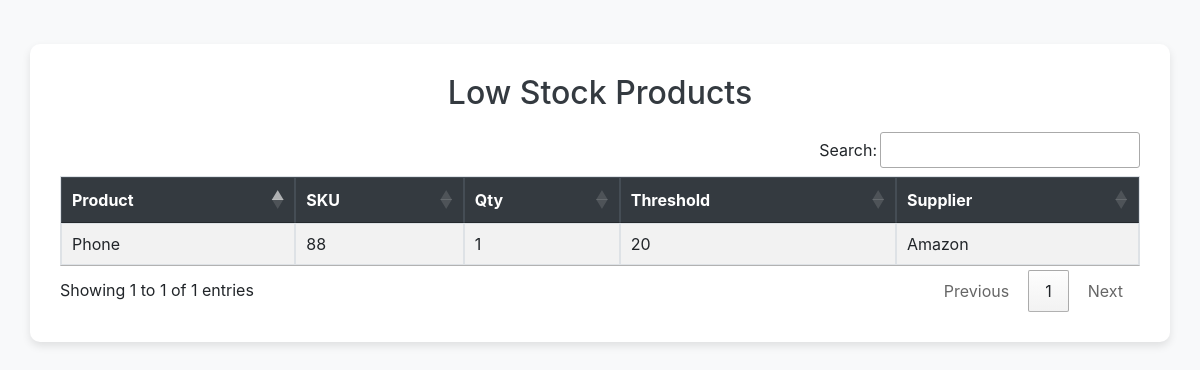
/reports/low_stock_report.php (signed in), run on an earlier commit of the app's database.
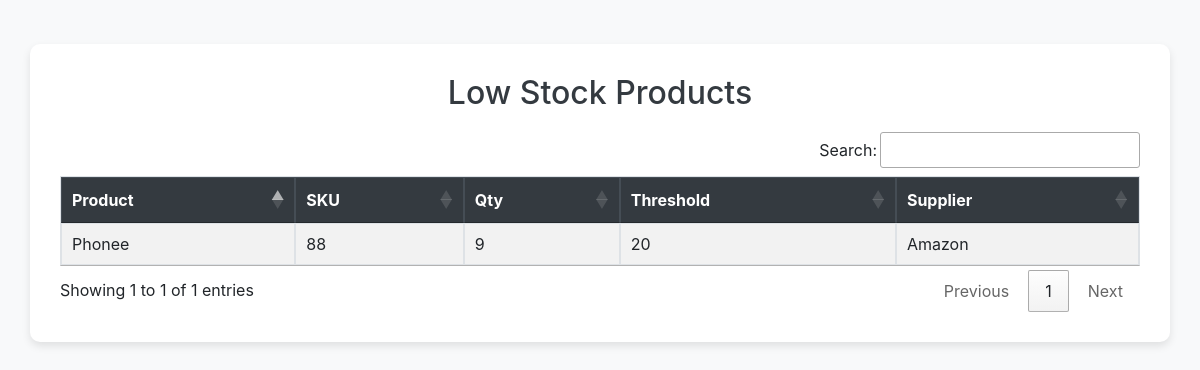
And on a later commit of the database.
### tables this page shows
CREATE TABLE `products` (
  `id` int(11) NOT NULL,
  `name` varchar(100) NOT NULL,
  `category` varchar(100) DEFAULT NULL,
  `sku` varchar(50) DEFAULT NULL,
  `description` text DEFAULT NULL,
  `cost_price` decimal(10,2) DEFAULT 0.00,
  `price` decimal(10,2) NOT NULL,
  `quantity` int(11) NOT NULL DEFAULT 0,
  `low_stock` int(11) DEFAULT 5,
  `supplier` varchar(100) DEFAULT NULL,
  `image` varchar(255) DEFAULT NULL,
  `created_by` int(11) DEFAULT NULL,
  `created_at` timestamp NOT NULL DEFAULT current_timestamp()
);

### reports/low_stock_report.php (the view, shortened to what this page needs)
<?php
include_once "../config/config.php";
$result = mysqli_query($conn, "
    SELECT name, sku, quantity, low_stock, supplier
    FROM products
    WHERE quantity <= low_stock
    ORDER BY quantity ASC
");
?>
<!DOCTYPE html>
<html lang="en">
<head>
  <link href="../vendor/bootstrap-4.1/bootstrap.min.css" rel="stylesheet">
  <link rel="stylesheet" href="https://cdn.datatables.net/1.13.6/css/jquery.dataTables.min.css">
  <link rel="stylesheet" href="https://cdn.datatables.net/buttons/2.4.1/css/buttons.dataTables.min.css">
</head>
<body class="p-4">
  <div class="container">
    <h2>Low Stock Products</h2>
    <table id="lowStockTable" class="table table-bordered table-striped">
      <thead>
        <tr><th>Product</th><th>SKU</th><th>Qty</th><th>Threshold</th><th>Supplier</th></tr>
      </thead>
      <tbody>
        <?php while($r = mysqli_fetch_assoc($result)): ?>
        <tr>
          <td><?= htmlspecialchars($r['name']) ?></td>
          <td><?= htmlspecialchars($r['sku']) ?></td>
          <td><?= $r['quantity'] ?></td>
          <td><?= $r['low_stock'] ?></td>
          <td><?= htmlspecialchars($r['supplier']) ?></td>
        </tr>
        <?php endwhile; ?>
      </tbody>
    </table>
  </div>
</body>
</html>

What changed in the data, as far as the page shows it:
changed products "Amazon": name "Phone" → "Phonee"; quantity "1" → "9"
